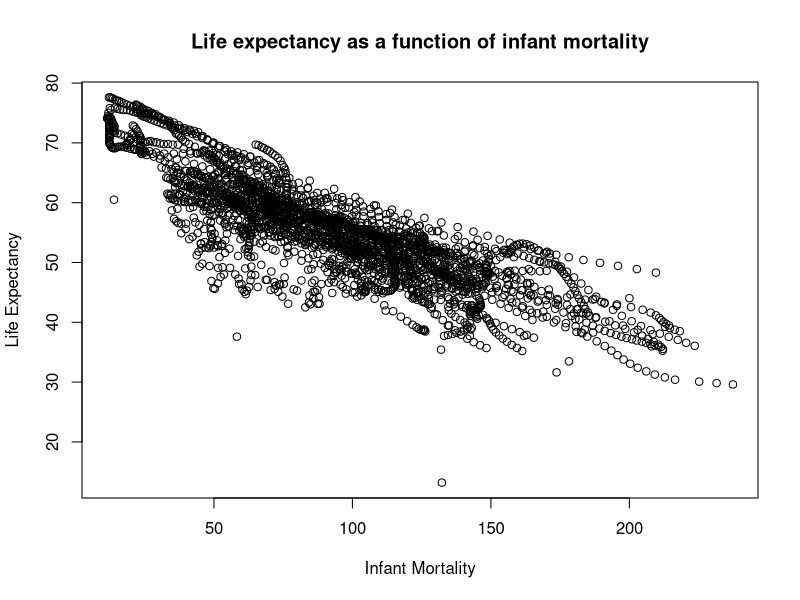
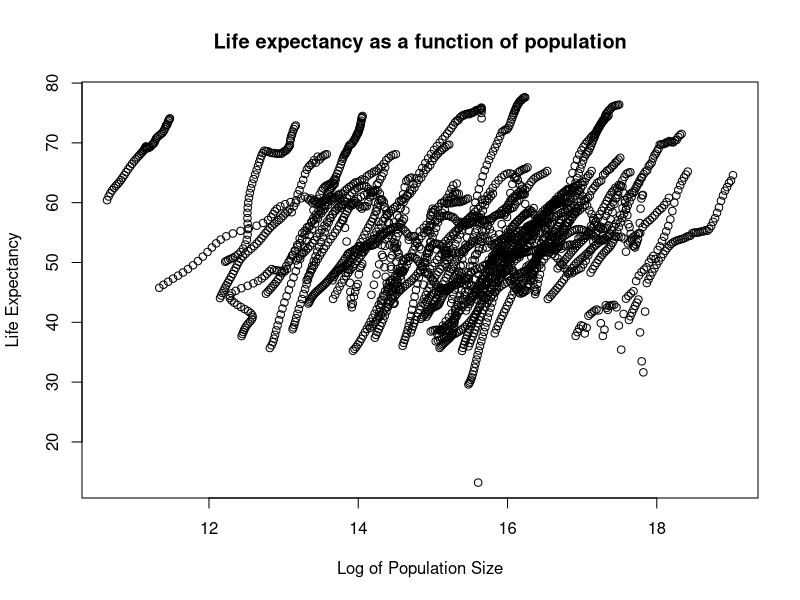
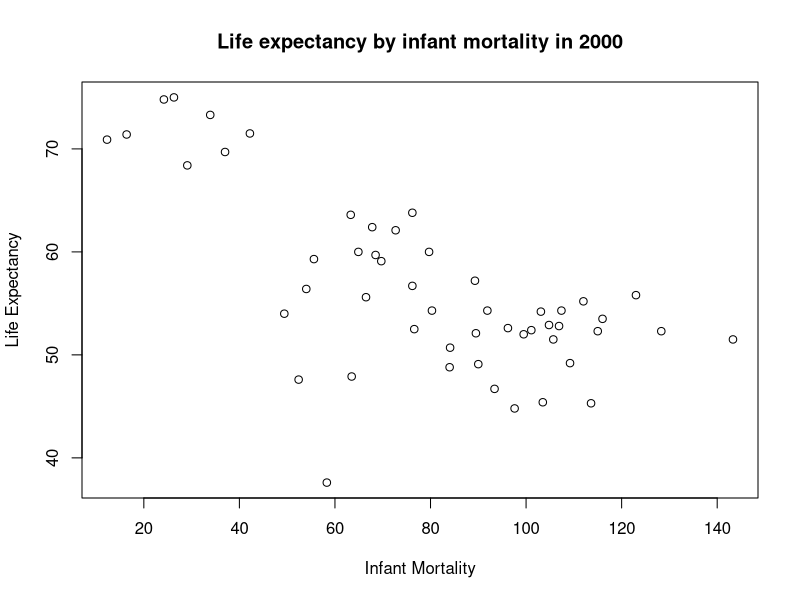
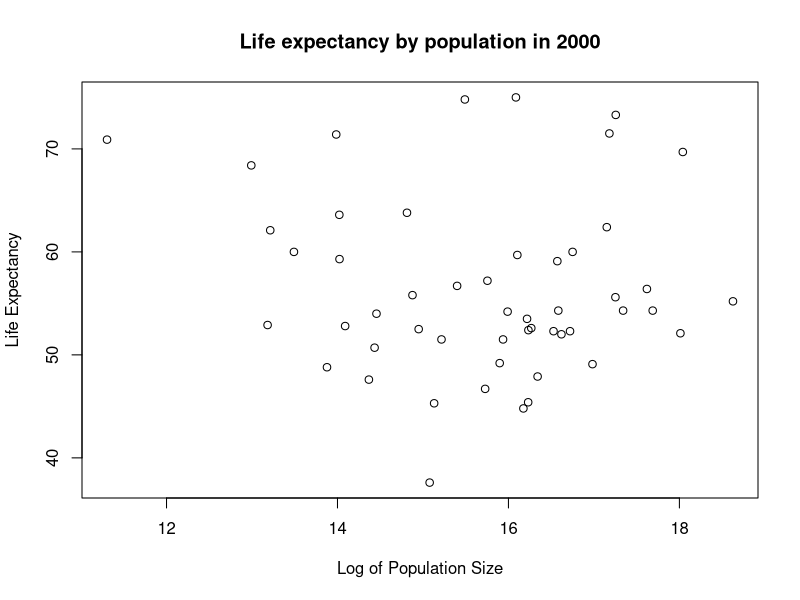

These figures' R source, in order:
## ---- chunk 1
library(dslabs) #loading packages
data("gapminder") #loading data file
#help("gapminder") #see what the data file contains
## ---- chunk 2
str(gapminder) #shows the different variables, their class, a subset of the values associated, and how many lvls(if app)
summary(gapminder) # gives summary information for each variable 
                    #(if numeric-mean/median/etc; if character gives the number contained per level)
class(gapminder) # checks what type of object gapminder is -- "data.frame"
## ---- chunk 3
africadata <- subset(gapminder, continent == "Africa") # subsetting all data associated with the contient "Africa"
str(africadata) # checking the data included in this df, 2907 obs of 9 variables
summary(africadata) # summary information of all the variables
## ---- chunk 4
#creating a new data frame, and naming the columns
lifecycle <- data.frame(infant_mortality = africadata$infant_mortality, life_expectancy = africadata$life_expectancy)
#creating a new data frame, and naming the columns
poplife <- data.frame(population = africadata$population, life_expectancy = africadata$life_expectancy)

str(lifecycle) #2907 obs of 2 variables
str(poplife) #2907 obs of 2 variables
summary(lifecycle) #averages of infant mortality and life expectancy
summary(poplife) #averages of population and life expectancy
## ---- chunk 5
#plot(x value, y value, x-axis label, y-axis label, main title)
plot(lifecycle$infant_mortality, lifecycle$life_expectancy, xlab="Infant Mortality",
     ylab="Life Expectancy", main="Life expectancy as a function of infant mortality")
## ---- chunk 6
#plot(x value, y value, x-axis label, y-axis label, main title)
plot(log(poplife$population), poplife$life_expectancy, xlab="Log of Population Size", 
     ylab="Life Expectancy", main="Life expectancy as a function of population")
## ---- chunk 7
yrNA<-data.frame() #create an empty data frame that can be added on to later
#create a for loop to go through all years in the data set
#count the number of TRUE meaning there is an NA present in which year
#add year and number of NAs present in the empty data frame
for(i in 1960:2016){
  x<-sum(is.na(africadata$infant_mortality[which(africadata$year==i)]))
  yrNA <- rbind(yrNA,c(i,x))
}
## ---- chunk 8
africa2000 <- subset(africadata, year == "2000") #subsetting the data to only yr2000
summary(africa2000) #summary statistics of all variables
str(africa2000) #information on all the variables in the dataframe
## ---- chunk 9
#plot(x value, y value, x-axis label, y-axis label, main title)
plot(africa2000$infant_mortality, africa2000$life_expectancy, xlab="Infant Mortality",
     ylab="Life Expectancy", main="Life expectancy by infant mortality in 2000")
plot(log(africa2000$population), africa2000$life_expectancy, 
     xlab="Log of Population Size", ylab="Life Expectancy",
     main="Life expectancy by population in 2000")
## ---- chunk 10
#fitting a linear model to infant mortality and life expectancy
#lm(response~terms) - where terms means predictors
fit1 <- lm(africa2000$life_expectancy ~ africa2000$infant_mortality)
summary(fit1)

#fitting a linear model to population and life expectancy
fit2 <- lm(africa2000$life_expectancy ~ africa2000$population)
summary(fit2)
